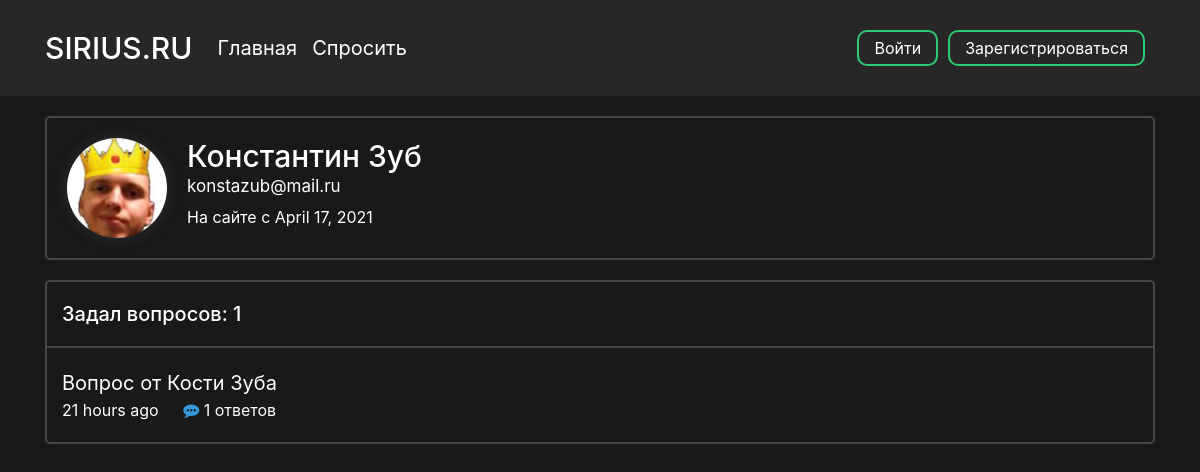
The app's page /profile/3, older data.
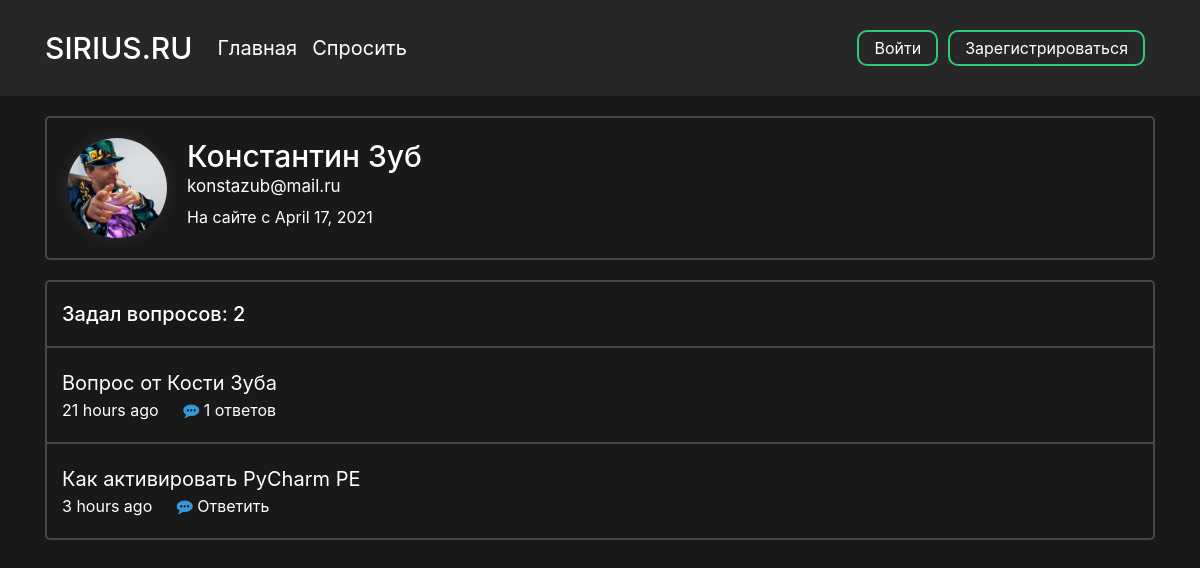
The same page, newer data.
### data/users.py (models this page shows, shortened)
class User(SqlAlchemyBase, UserMixin):
    __tablename__ = 'users'
    id = sqlalchemy.Column(sqlalchemy.Integer,
                           primary_key=True, autoincrement=True)
    surname = sqlalchemy.Column(sqlalchemy.String, nullable=True)
    name = sqlalchemy.Column(sqlalchemy.String, nullable=True)
    image_file = sqlalchemy.Column(sqlalchemy.String, nullable=False, default='default.jpg')
    age = sqlalchemy.Column(sqlalchemy.Integer, nullable=True)
    country = sqlalchemy.Column(sqlalchemy.String, nullable=True)
    city = sqlalchemy.Column(sqlalchemy.String, nullable=True)
    email = sqlalchemy.Column(sqlalchemy.String,
                              index=True, unique=True, nullable=True)
    hashed_password = sqlalchemy.Column(sqlalchemy.String, nullable=True)
    registration_date = sqlalchemy.Column(sqlalchemy.DateTime,
                                      default=datetime.datetime.utcnow)
    def get_questions(self):
        from .db_session import create_session
        from .questions import Question
        db_sess = create_session()
        questions = db_sess.query(Question).filter(Question.user_id == self.id).all()
        return questions

### data/questions.py (models this page shows)
class Question(SqlAlchemyBase):
    __tablename__ = 'questions'
    id = sqlalchemy.Column(sqlalchemy.Integer,
                           primary_key=True, autoincrement=True)
    title = sqlalchemy.Column(sqlalchemy.String)
    text = sqlalchemy.Column(sqlalchemy.String)
    user_id = sqlalchemy.Column(sqlalchemy.Integer,
                                sqlalchemy.ForeignKey("users.id"))
    user = orm.relation('User')
    created_date = sqlalchemy.Column(sqlalchemy.DateTime,
                                      default=datetime.datetime.utcnow)
    def get_answers(self):
        from data import db_session
        db_sess = db_session.create_session()
        answers= db_sess.query(Answer).filter(Answer.question_id == self.id).all()
        return answers

### main.py (the view, shortened to what this page needs)
@app.route("/profile/<int:profile_id>", methods=["GET", "POST"])
def profile_page(profile_id):
    form = UpdateProfileForm()
    db_sess = db_session.create_session()
    return render_template("profile.html", user=load_user(profile_id), form=form)

### data/db_session.py (called while the page is built)
def create_session() -> Session:
    global __factory
    return __factory()

### main.py (called while the page is built)
@manager.user_loader
def load_user(user_id):
    db_sess = db_session.create_session()
    user = db_sess.query(User).filter(User.id == user_id).first()
    return user

### templates/profile.html (shortened to what this page needs)
<head>
    <link rel="stylesheet" type="text/css" href="{{ url_for('static', filename='css/profile.css')}}">
</head>
{% extends "base.html" %}
{% block content %}
<div class="profile-block">
        <div class="profile-info">
            <img src="{{ url_for('static', filename='images/profile_pics/' + user.image_file) }}" alt="" class="profile_picture">
            <div class="info">
                <h3 class="name">{{ user.name }} {{ user.surname}}</h3>
                <p class="email">{{ user.email }}</p>
                <p class="registration-date">На сайте с {{ moment(user.registration_date).format('LL') }}</p>
            </div>
        </div>
    </div>
<div class="user-questions">
    {% set questions = user.get_questions() %}
    <div class="question-count-wrapper">
        <div class="question-count">
            <h5 class="counter">Задал вопросов: {{ questions|length }}</h5>
        </div>
    </div>
    <div class="questions">
        {% for item in questions %}
            <div class="question-block-wrapper">
                <div class="question-block">
                    <p class="question-title"><a href="{{ url_for('question_page', question_id = item.id) }}">{{ item.title }}</a></p>
                    <p class="created_time">{{ moment(item.created_date).fromNow(refresh=True) }}</p>
                    <p class="answers">
                        {% set answer_count = item.get_answers()|length %}
                        {% if answer_count == 0 %}
                        <a href="{{ url_for('question_page', question_id = item.id) }}">
                            <i class="fa fa-commenting answer-icon" aria-hidden="true"></i>
                            Ответить
                        </a>
                        {% else %}
                        <a href="{{ url_for('question_page', question_id = item.id) }}">
                            <i class="fa fa-commenting answer-icon" aria-hidden="true"></i>
                            {{ item.get_answers()|length }} ответов
                        </a>
                        {% endif %}
                    </p>
                </div>
            </div>
        {% endfor %}
    </div>
</div>
{% endblock %}

### templates/base.html (shortened to what this page needs)
<!doctype html>
<html lang="ru">
<head>
    <link rel="stylesheet"
          href="https://stackpath.bootstrapcdn.com/bootstrap/4.4.1/css/bootstrap.min.css"
>
    <link rel="stylesheet" type="text/css" href="{{ url_for('static', filename='css/base.css')}}">
    <link rel="stylesheet" href="https://maxcdn.bootstrapcdn.com/font-awesome/4.5.0/css/font-awesome.min.css">
</head>
<body>
    <header>
        <div class="container">
            <nav class="navbar header">
                <div class="nav_left">
                    <a class="navbar-brand nav_logo" href="{{ url_for('main_page') }}">SIRIUS.RU</a>
                    <a class="navbar-brand nav_item" href="{{ url_for('main_page') }}">Главная</a>
                    <a class="navbar-brand nav_item" href="{{ url_for('ask_question_page') }}">Спросить</a>
                </div>
                <div class="nav_right">
                    {% if current_user %}
                        {% if current_user.is_authenticated %}
                            <a class="profile nav_item" href="{{ url_for('profile_page', profile_id = current_user.id) }}">
                                <i class="fa fa-user" aria-hidden="true"></i> {{ current_user.name }} {{current_user.surname }}
                            </a>
                            <a class="nav_item nav_btn" href="{{ url_for('logout') }}">Выход</a>
                        {% else %}
                            <a class="nav_item nav_btn" href="{{ url_for('login') }}">Войти</a>
                            <a class="nav_item nav_btn" href="{{ url_for('reqister') }}">Зарегистрироваться</a>
                        {% endif %}
                    {% endif %}
                </div>
            </nav>
        </div>
    </header>
    <main role="main" class="container">
        {% block content %}{% endblock %}
    </main>
</body>
</html>

### static/css/profile.css (style rules this page uses)
.profile-block, .user-questions { border: 2px solid rgba(255, 255, 255, 0.2); border-radius: 5px; -webkit-background-clip: padding-box; background-clip: padding-box; }
.profile-block { margin-bottom: 20px; }
.profile-info { padding: 20px; display: flex; align-items: flex-start; position: relative; }
.profile_picture { width: 100px; border-radius: 50%; margin-right: 20px; -webkit-box-shadow: 0px 0px 15px 0px rgba(150, 150, 150, 0.17); -moz-box-shadow: 0px 0px 15px 0px rgba(150, 150, 150, 0.17); box-shadow: 0px 0px 15px 0px rgba(150, 150, 150, 0.17); }
.info { display: inline-flex; flex-flow: column; }
.name { font-size: 30px; display: inline; margin: 0; }
.email { font-size: 17px; display: inline; margin-bottom: 5px; }
.user-questions { margin-bottom: 15px; }
.question-count { padding: 20px 15px; }
.counter { margin: 0; }
.question-block-wrapper:after, .question-block-wrapper:first-child:before { content: ''; display: block; height: 2px; background: rgba(255, 255, 255, 0.2); margin: 0px }
.question-block-wrapper:last-child:after { content: none; }
.question-block { padding: 20px 15px; }
.question-title { font-size: 20px; }
.created_time { display: inline; margin-right: 20px }
.answers { display: inline; }
.answer-icon { color: #3498db; }

### static/css/base.css (style rules this page uses)
html { color: #ffffff }
body { background-color: #191919 !important; color: #ffffff; overflow-y: scroll; }
a { color: #ffffff; }
p { margin: 0px; }
header { background-color: #272727; color: #ffffff; }
.header { display: flex; justify-content: space-between; vertical-align: middle; margin-bottom: 20px; padding: 10px 0; }
.nav_left, .nav_right { display: flex; flex-direction: row; flex-wrap: nowrap; justify-content: center; align-items: center; align-content: center; }
.nav_logo { font-size: 30px; font-weight: 500; margin-right: 25px }
.nav_item { display: inline-block; margin-right: 15px; transition: 0.15s; }
.nav_btn { border-radius: 10px; outline: none; border: 2px solid #2ecc71; background: none; display: block; margin: 20px auto; margin-right: 10px; padding: 4px 15px; text-align: center; color: white; transition: 0.25s; cursor: pointer; }

Row changes from the older to the newer data that the page shows:
changed User "Константин": image_file: a different picture
added Question: title "Как активировать PyCharm PE", created_date "3 hours ago"
Text that changed along with them:
{{ questions|length }}: "1" → "2"
